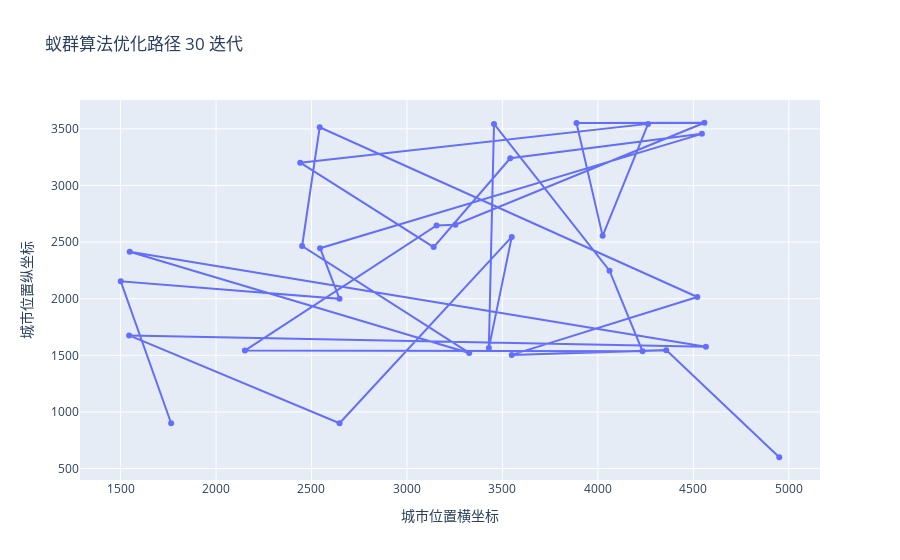
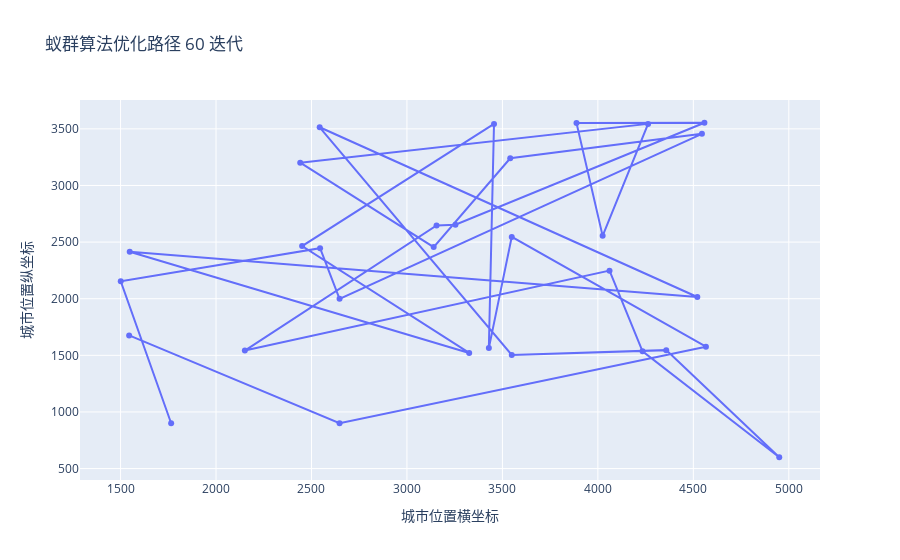
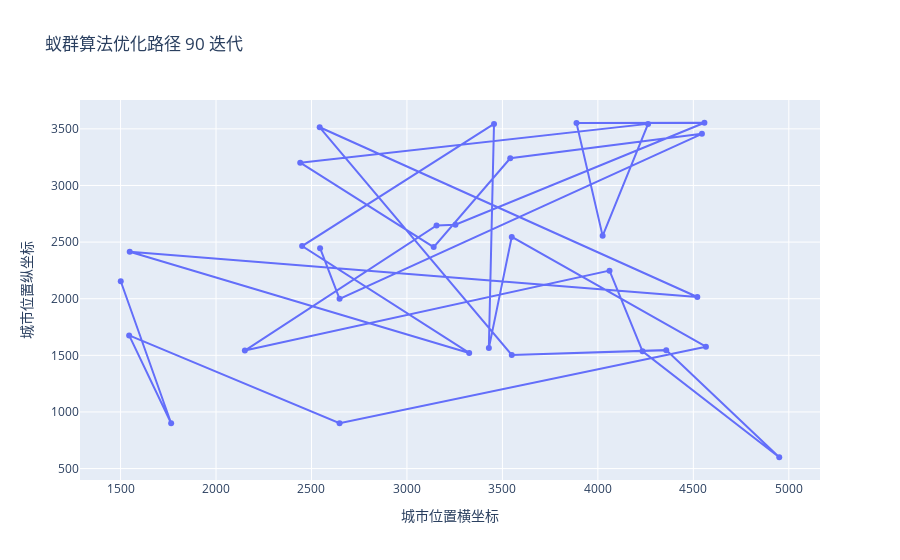
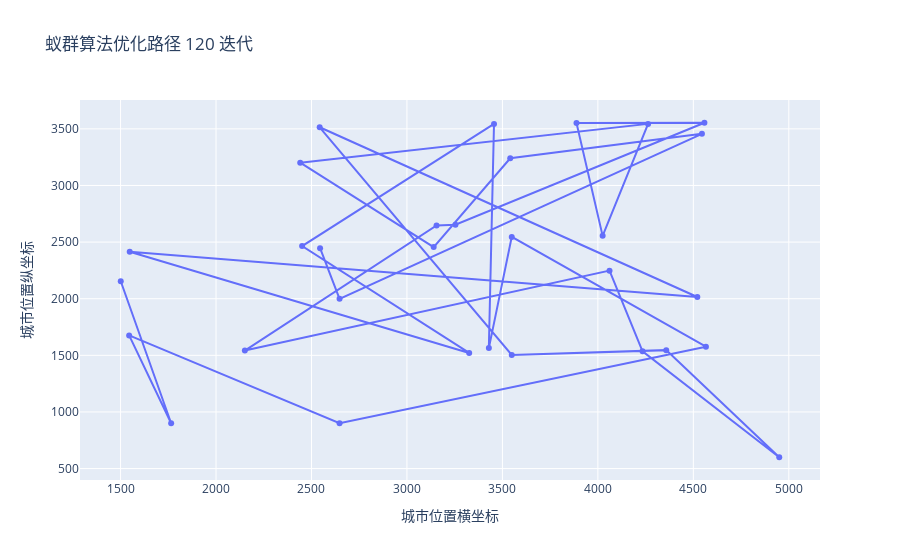

The notebook cell saved with these charts, in order:
### Markdown cell above
# 迭代寻找最佳路径

### Code cell
np.random.seed(42)  # 为了结果的可重复性
shortest_paths_every_30_iters = []  # 保存每30次迭代的最短路径信息
iter_intervals = 30  # 每30次迭代绘制一次

for iter in range(iter_max):
    # 随机产生各个蚂蚁的起点城市
    start = np.random.choice(n, m, replace=True)
    Table[:, 0] = start
    for i in range(m):
        for j in range(1, n):
            tabu = Table[i, :j]  # 已访问的城市集合
            allow = np.setdiff1d(np.arange(n), tabu)  # 待访问的城市集合
            P = (Tau[tabu[-1], allow] ** alpha) * (Eta[tabu[-1], allow] ** beta)
            P /= np.sum(P)
            next_city = np.random.choice(allow, p=P)
            Table[i, j] = next_city

    # 计算路径长度
    Length = np.zeros(m)
    for i in range(m):
        route = Table[i]
        Length[i] = np.sum(D[route[:-1], route[1:]]) + D[route[-1], route[0]]

    # 更新最短路径和平均路径长度
    if iter == 0 or np.min(Length) < Length_best[iter - 1]:
        Length_best[iter] = np.min(Length)
        Route_best[iter] = Table[np.argmin(Length)]
    else:
        Length_best[iter] = Length_best[iter - 1]
        Route_best[iter] = Route_best[iter - 1]
    Length_ave[iter] = np.mean(Length)

    # 更新信息素
    Delta_Tau = np.zeros((n, n))
    for i in range(m):
        route = Table[i]
        for j in range(1, n):
            Delta_Tau[route[j-1], route[j]] += Q / Length[i]
        Delta_Tau[route[-1], route[0]] += Q / Length[i]  # 封闭路径
    Tau = (1 - rho) * Tau + Delta_Tau

    # 每30次迭代后保存当前最短路径和迭代次数
    if (iter + 1) % iter_intervals == 0 or iter == iter_max - 1:
        shortest_paths_every_30_iters.append((iter + 1, Route_best[iter], Length_best[iter]))

# 这里我们假设之后会有代码来绘制保存的路径
for iter, route, length in shortest_paths_every_30_iters:
    fig = go.Figure()
    fig.add_trace(go.Scatter(x=citys[route, 0], y=citys[route, 1], mode='markers+lines', name=f'Iter: {iter} Length: {length}'))
    fig.update_layout(title=f'蚁群算法优化路径 {iter} 迭代',
                      xaxis_title='城市位置横坐标',
                      yaxis_title='城市位置纵坐标')
    fig.show()  # 在本地环境中解除注释以显示图形

### Figure 1 — Plotly figure (JSON) as saved in the notebook; plotly's stock layout.template omitted (floating-point values rounded to 4 significant figures)
{"data": [{"mode": "markers+lines", "name": "Iter: 30 Length: 16623.698036808666", "type": "scatter", "x": [4950, 4358, 3549, 4521, 2543, 2451, 3326, 1548, 4566, 1545, 2647, 3549, 3429, 3456, 4061, 4234, 2151, 3155, 3254, 4558, 3888, 4025, 4263, 2441, 3140, 3541, 4545, 2545, 2647, 1501, 1765], "y": [600, 1546, 1504, 2015, 3514, 2465, 1521, 2415, 1576, 1676, 900, 2546, 1564, 3544, 2248, 1535, 1542, 2647, 2654, 3554, 3551, 2555, 3544, 3201, 2456, 3240, 3456, 2446, 1999, 2154, 900]}], "layout": {"title": {"text": "蚁群算法优化路径 30 迭代"}, "xaxis": {"title": {"text": "城市位置横坐标"}}, "yaxis": {"title": {"text": "城市位置纵坐标"}}}}

### Figure 2 — Plotly figure (JSON) as saved in the notebook; plotly's stock layout.template omitted (floating-point values rounded to 4 significant figures)
{"data": [{"mode": "markers+lines", "name": "Iter: 60 Length: 15601.919532918737", "type": "scatter", "x": [1545, 2647, 4566, 3549, 3429, 3456, 2451, 3326, 1548, 4521, 2543, 3549, 4358, 4950, 4234, 4061, 2151, 3155, 3254, 4558, 3888, 4025, 4263, 2441, 3140, 3541, 4545, 2647, 2545, 1501, 1765], "y": [1676, 900, 1576, 2546, 1564, 3544, 2465, 1521, 2415, 2015, 3514, 1504, 1546, 600, 1535, 2248, 1542, 2647, 2654, 3554, 3551, 2555, 3544, 3201, 2456, 3240, 3456, 1999, 2446, 2154, 900]}], "layout": {"title": {"text": "蚁群算法优化路径 60 迭代"}, "xaxis": {"title": {"text": "城市位置横坐标"}}, "yaxis": {"title": {"text": "城市位置纵坐标"}}}}

### Figure 3 — Plotly figure (JSON) as saved in the notebook; plotly's stock layout.template omitted (floating-point values rounded to 4 significant figures)
{"data": [{"mode": "markers+lines", "name": "Iter: 90 Length: 15601.919532918735", "type": "scatter", "x": [1501, 1765, 1545, 2647, 4566, 3549, 3429, 3456, 2451, 3326, 1548, 4521, 2543, 3549, 4358, 4950, 4234, 4061, 2151, 3155, 3254, 4558, 3888, 4025, 4263, 2441, 3140, 3541, 4545, 2647, 2545], "y": [2154, 900, 1676, 900, 1576, 2546, 1564, 3544, 2465, 1521, 2415, 2015, 3514, 1504, 1546, 600, 1535, 2248, 1542, 2647, 2654, 3554, 3551, 2555, 3544, 3201, 2456, 3240, 3456, 1999, 2446]}], "layout": {"title": {"text": "蚁群算法优化路径 90 迭代"}, "xaxis": {"title": {"text": "城市位置横坐标"}}, "yaxis": {"title": {"text": "城市位置纵坐标"}}}}

### Figure 4 — Plotly figure (JSON) as saved in the notebook; plotly's stock layout.template omitted (floating-point values rounded to 4 significant figures)
{"data": [{"mode": "markers+lines", "name": "Iter: 120 Length: 15601.919532918735", "type": "scatter", "x": [1501, 1765, 1545, 2647, 4566, 3549, 3429, 3456, 2451, 3326, 1548, 4521, 2543, 3549, 4358, 4950, 4234, 4061, 2151, 3155, 3254, 4558, 3888, 4025, 4263, 2441, 3140, 3541, 4545, 2647, 2545], "y": [2154, 900, 1676, 900, 1576, 2546, 1564, 3544, 2465, 1521, 2415, 2015, 3514, 1504, 1546, 600, 1535, 2248, 1542, 2647, 2654, 3554, 3551, 2555, 3544, 3201, 2456, 3240, 3456, 1999, 2446]}], "layout": {"title": {"text": "蚁群算法优化路径 120 迭代"}, "xaxis": {"title": {"text": "城市位置横坐标"}}, "yaxis": {"title": {"text": "城市位置纵坐标"}}}}
